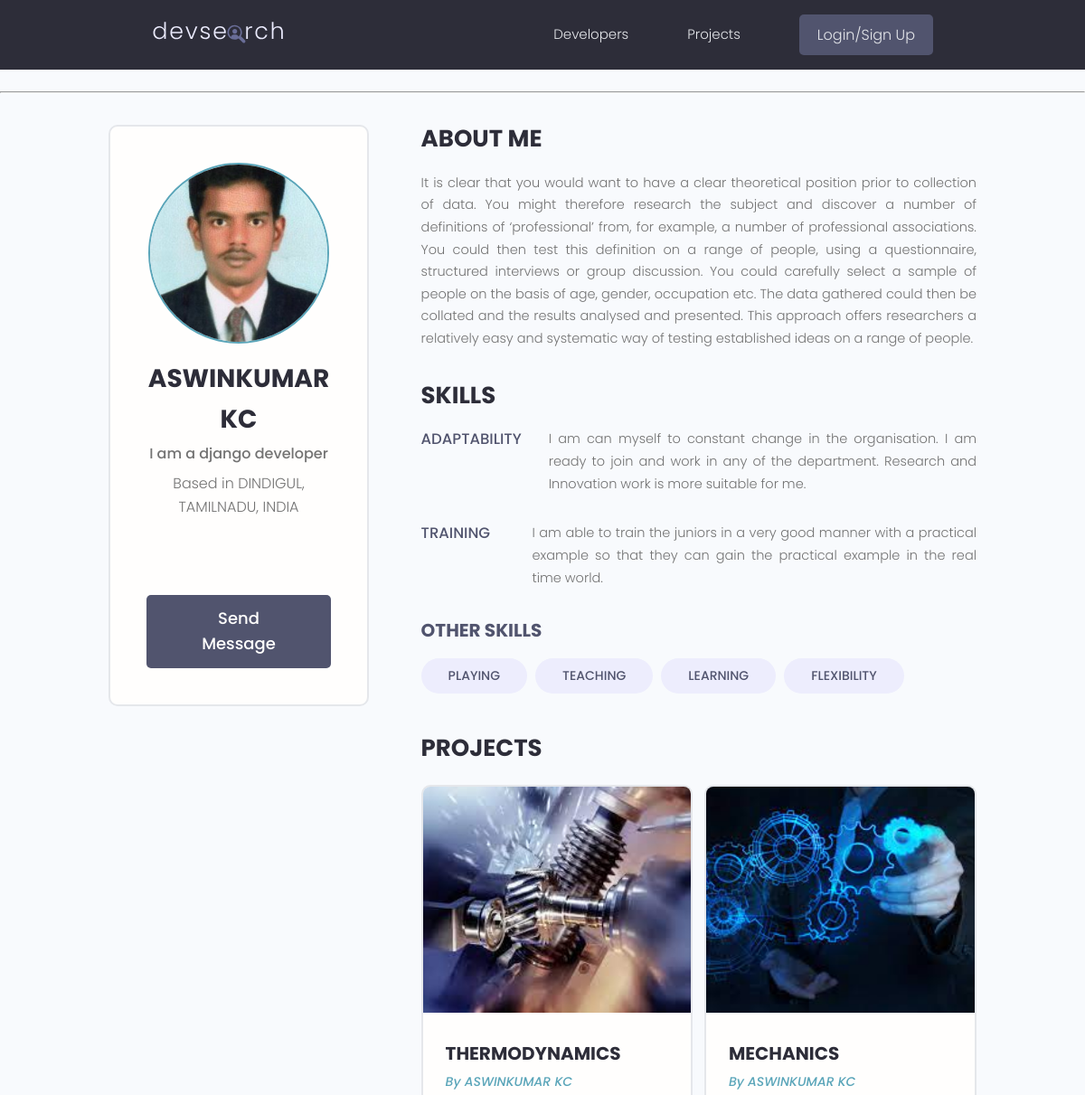
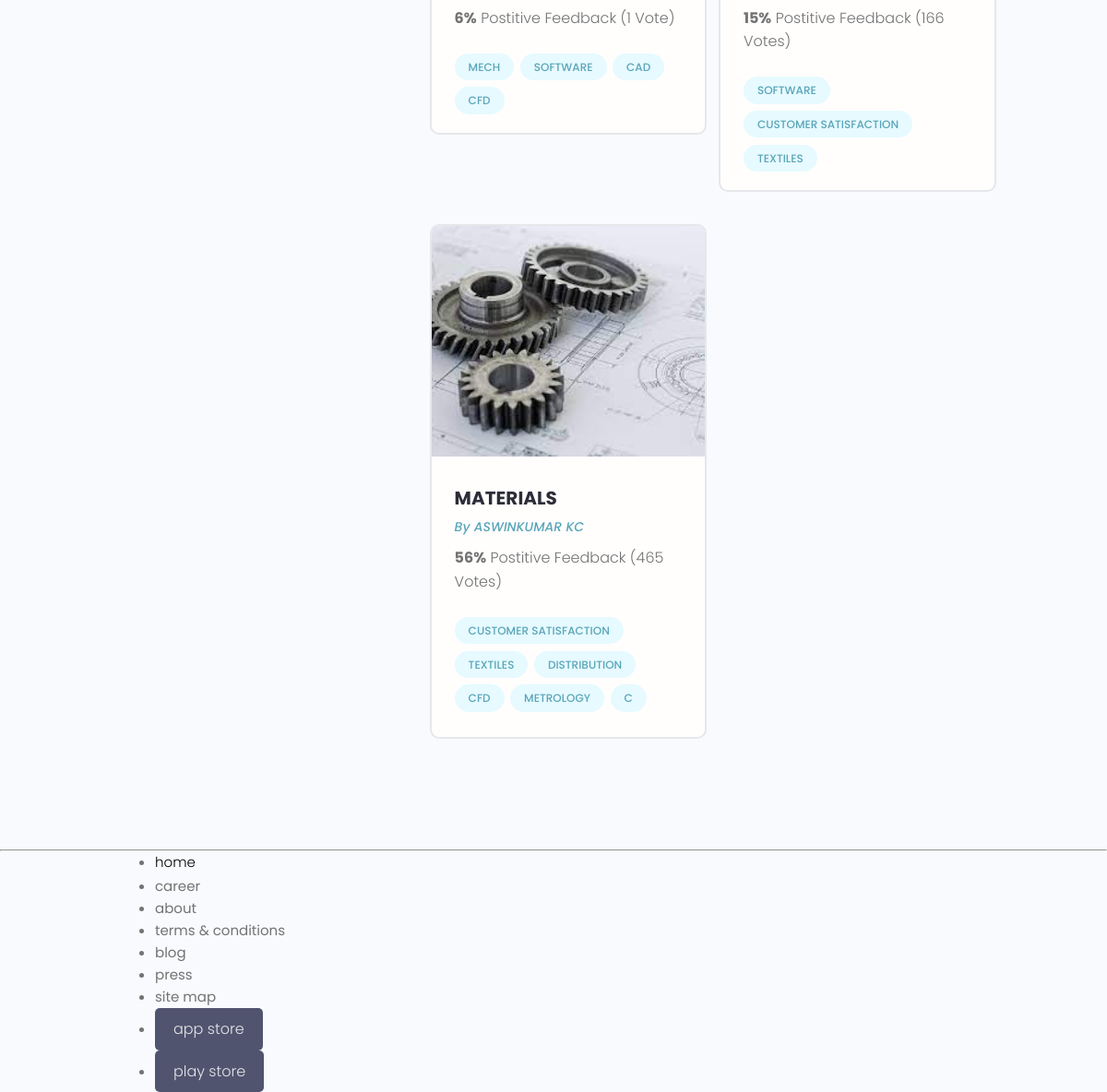
/single-profile/13/, run on the app's committed database (2 pictures, top to bottom).
### users/models.py (models this page shows, shortened)
class Profile(models.Model):
    user = models.OneToOneField(User,on_delete=models.CASCADE,null=True,blank=True)
    name = models.CharField(max_length=200)
    username = models.CharField(max_length=200,null=True,blank=True)
    email = models.EmailField(null=True,blank=True)
    profile_image = models.ImageField(upload_to='profiles',default='profiles/download.png',null=True,blank=True)
    short_intro = models.CharField(max_length=2000,null=True,blank=True)
    bio = models.TextField(null=True,blank=True)
    location = models.CharField(max_length=500,null=True,blank=True)
    social_github = models.CharField(max_length=2000,null=True,blank=True)
    social_twitter = models.CharField(max_length=2000,null=True,blank=True)
    social_youtube = models.CharField(max_length=2000,null=True,blank=True)
    social_linkedin = models.CharField(max_length=2000,null=True,blank=True)
    social_website = models.CharField(max_length=2000,null=True,blank=True)
    created = models.DateTimeField(auto_now_add=True)

class Skill(models.Model):
    owner = models.ForeignKey(Profile, on_delete=models.CASCADE,null=True,blank=True)
    name = models.CharField(max_length=200)
    description = models.TextField(null=True,blank=True)
    created = models.DateTimeField(auto_now_add=True)

### project1/models.py (models this page shows, shortened)
class Project(models.Model):
    project_type = [('static','static application'),
                    ('dynamic','web application')
    ]
    owner = models.ForeignKey(Profile,on_delete=models.CASCADE,null=True,blank=True)
    title = models.CharField (max_length=500)
    description = models.TextField (max_length=5000,null=True,blank=True)
    image = models.ImageField (upload_to='photos/', default='photos/download.jpg',null=True,blank=True)
    demo_link = models.CharField (max_length=2000,null=True,blank=True)
    source_link = models.CharField (max_length=2000,null=True,blank=True)
    tags= models.ManyToManyField('Tag',blank=True)
    created = models.DateTimeField (auto_now_add=True)
    vote_total = models.IntegerField (default=0,null=True,blank=True)
    vote_ratio = models.IntegerField (default=0,null=True,blank=True)
    type = models.CharField (max_length=30,choices=project_type,null=True,blank=True)

class Tag(models.Model):
    name=models.CharField(max_length=500)
    created = models.DateTimeField (auto_now_add=True)
    def __str__(self):
        return self.name

### users/views.py (the view)
# urls.py: path('',views.profiles,name='all-profile'),
def profile(request,pk):
    profile = Profile.objects.get(id=pk)
    topskill = profile.skill_set.exclude(description='')
    otherskill = profile.skill_set.filter(description='')
    context={ 'profile': profile,
              'topskill' : topskill, 'otherskill' : otherskill,
    }
    return render(request,'users/single-profile.html',context)

### users/templates/users/single-profile.html (shortened to what this page needs)
{% extends 'main.html' %}
{% block content %}
  <main class="profile my-md">
    <div class="container">
      <div class="layout">
        <div class="column column--1of3">
          <div class="card text-center">
            <div class="card__body dev">
              <img class="avatar avatar--xl" src="{{profile.profile_image.url}}" />
              <h2 class="dev__name">{{profile.name}}</h2>
              <p class="dev__title">{{profile.short_intro}}</p>
              <p class="dev__location">Based in {{profile.location}}</p>
              <ul class="dev__social">
              </ul>
             {% if profile != request.user.profile %}
             <a href="{% url 'users:create-message' profile.id %}" class="btn btn--sub btn--lg">Send Message </a>
             {% endif %}
            </div>
          </div>
        </div>
        <div class="column column--2of3">
          <div class="devInfo">
            <h3 class="devInfo__title">About Me</h3>
            <p class="devInfo__about">
              {{profile.bio}}
            </p>
          </div>
          <div class="devInfo">
            <h3 class="devInfo__title">Skills</h3>
            <div class="devInfo__skills">
              {% for skill in topskill %}
              <div class="devSkill">
                <h4 class="devSkill__title">{{skill.name}}</h4>
                <p class="devSkill__info">
                  {{skill.description}}
                </p>
              </div>
              {% endfor %}
              <h3 class="devInfo__subtitle">Other Skills</h3>
              <div class="devInfo__otherSkills">
                {% for skill in otherskill %}
                <span class="tag tag--pill tag--sub tag--lg">
                  <small>{{skill.name}}</small>
                </span>
                {% endfor %}
              </div>
            </div>
          </div>
          <div class="devInfo">
            <h3 class="devInfo__title">Projects</h3>
            <div class="grid grid--two">
               {% for project in profile.project_set.all %}
              <div class="column">
                <div class="card project">
                  <a href="{% url 'project1:project3' project.id %} " class="project">
                    <img class="project__thumbnail" src="{{project.image.url}}" alt="project thumbnail" />
                    <div class="card__body">
                      <h3 class="project__title">{{project.title}}</h3>
                      <p><a class="project__author" href="{% url 'users:single-profile' project.owner.id %}">By {{project.owner.name}}</a></p>
                      <p class="project--rating">
                        <span style="font-weight: bold;">{{project.vote_ratio}}%</span> Postitive
                        Feedback ({{project.vote_total}} Vote{{project.vote_total|pluralize:"s"}})
                      </p>
                      <div class="project__tags">
                        {% for tag in project.tags.all %}
                        <span class="tag tag--pill tag--main">
                          <small>{{tag}}</small>
                        </span>
                        {% endfor %}
                      </div>
                    </div>
                  </a>
                </div>
              </div>
              {% endfor %}
            </div>
          </div>
        </div>
      </div>
    </div>
  </main>
{% endblock %}

### static/styles/app.css (style rules this page uses)
:root { --color-sub: #2d2d39; }
.btn--sub { background-color: var(--color-sub-light); }
.card { border: 2px solid var(--color-light); }
img { width: 100%; }
.profile .card > .dev { padding: 4rem; }
.dev__name { color: var(--color-sub); font-size: 2.8rem; font-weight: 700; margin-top: 1rem; margin-bottom: 0.5rem; }
.dev__title { font-size: 1.6rem; font-weight: 500; line-height: 1.3; }
.dev__location { margin-top: 1rem; }
.dev__social { margin: 3rem 0; list-style: none; display: flex; justify-content: center; gap: 1.5rem; }
.devInfo { margin-bottom: 3rem; }
.devInfo__title, .devInfo__subtitle { font-size: 2.6rem; color: var(--color-sub); text-transform: uppercase; font-weight: 700; margin-bottom: 1.5rem; }
.devInfo__subtitle { font-size: 2rem; color: var(--color-sub-light); }
.devInfo__about, .devSkill__info { font-size: 1.45rem; line-height: 1.7; text-align: justify; }
.devSkill { margin-bottom: 3rem; }
.devSkill__title { font-size: 1.65rem; font-weight: 500; color: var(--color-sub-light); }
@media screen and (min-width: 700px) { .devSkill { display: flex; justify-content: space-between; gap: 3rem; } }
@media screen and (min-width: 700px) { .devSkill__info { flex-basis: 80%; } }
.project__author { font-size: 1.4rem; font-style: italic; }
.project--rating { margin-bottom: 1.6em; margin-top: .5em; }
.project__thumbnail { height: 25rem; object-fit: cover; object-position: top center; }
.project__title { font-size: 2rem; font-weight: 700; color: var(--color-sub); }

### static/uikit/styles/modules/_variables.css (style rules this page uses)
:root { --color-main: #5aa5b9; --color-main-light: #e6faff; --color-sub: #3f4156; --color-sub-light: #51546e; --color-sub-lighter: #ededfd; --color-text: #737373; --color-gray: #8b8b8b; --color-light: #e5e7eb; --color-light-gray: #767676; --color-bg: #f8fafd; --color-white: #fffefd; --color-white-light: #f3f3f3; --color-success: #359e64; --color-success-bg: #def8e8; --color-error: #fc4b0b; --color-error-bg: #fff2ee; --font-base: 'Poppins', arial, helvetica, 'Segoe UI', roboto, ubuntu, sans-serif; --font-monospace: 'Fira Code', 'Courier New', courier, monospace; --font-regular: 300; --font-medium: 500; --font-bold: 700; --generic-shadow: 1px 1px 5px #00000010; --generic-transition: all 0.3s ease-in-out; }

### static/uikit/styles/modules/_base.css (style rules this page uses)
* { margin: 0; padding: 0; box-sizing: border-box; text-rendering: optimizeLegibility; color: inherit; font-size: inherit; }
html { font-size: 50%; }
@media only screen and (min-width: 480px) { html { font-size: 56.25%; } }
@media only screen and (min-width: 1200px) { html { font-size: 62.5%; } }
body { line-height: 1.6; font-weight: 400; font-size: 1.5rem; color: var(--color-text); background-color: var(--color-bg); min-height: 100vh; }

### static/uikit/styles/modules/_typography.css (style rules this page uses)
* { font-family: var(--font-base); }
h2 { font-size: 3.6rem; font-weight: var(--font-bold); }
h3 { font-size: 3.2rem; font-weight: var(--font-medium); }
h4 { font-size: 2.8rem; font-weight: var(--font-medium); }
p, span, strong { font-size: 1.6rem; color: var(--color-text); font-weight: var(--font-regular); }
a { padding-bottom: 2px; text-decoration: none; display: inline-block; color: var(--color-main); font-weight: var(--font-medium); }

### static/uikit/styles/modules/_utilities.css (style rules this page uses)
.container { width: 92%; max-width: 165rem; margin: 0 auto; box-sizing: border-box; }
@media screen and (min-width: 1000px) { .container { width: 90%; } }
@media screen and (min-width: 1200px) { .container { width: 80%; } }
.text-center { text-align: center; }
.my-md { margin: 3rem auto; }

### static/uikit/styles/modules/_avatar.css (style rules this page uses)
.avatar { border-radius: 50%; border: 2px solid var(--color-main); object-fit: cover; }
.avatar--xl { height: 20rem; width: 20rem; }

### static/uikit/styles/modules/_button.css (style rules this page uses)
.btn { display: inline-block; position: relative; cursor: pointer; background-color: var(--color-light); font-weight: var(--font-medium); color: var(--color-sub); text-decoration: none; padding: 1rem 2rem; border-radius: 0.5rem; border: none; width: -webkit-fit-content; width: -moz-fit-content; width: fit-content; height: -webkit-fit-content; height: -moz-fit-content; height: fit-content; font-size: 1.6rem; outline-width: 0; outline-color: transparent; -webkit-backface-visibility: hidden; backface-visibility: hidden; transition: all 0.3s ease-in-out; }
.btn--sub { background-color: var(--color-sub); color: var(--color-white); }
.btn--lg { font-size: 1.8rem; padding: 1.2rem 4.5rem; }

### static/uikit/styles/modules/_card.css (style rules this page uses)
.card { border-radius: 1rem; background-color: var(--color-white); border: 1.5px solid var(--color-light); width: auto; height: auto; margin-top: 0.5rem; margin-bottom: 0.5rem; overflow: hidden; }
.card__body, .card__header { padding: 2rem 2.5rem; }

### data on the page
Profile: profile_image (picture), name "ASWINKUMAR KC", short_intro "I am a django developer", location "DINDIGUL, TAMILNADU, INDIA", bio "It is clear that you would want to have a clear theoretical position prior to collection of data. You might therefore research the subject and discover a number of definitions of ‘professional’ from, for example, a number of professional associations. You could then test this definition on a range of people, using a questionnaire, structured interviews or group discussion. You could carefully select a sample of people on the basis of age, gender, occupation etc. The data gathered could then be collated and the results analysed and presented. This approach offers researchers a relatively easy and systematic way of testing established ideas on a range of people."
Skill: name "ADAPTABILITY", description "I am can myself to constant change in the organisation. I am ready to join and work in any of the department. Research and Innovation work is more suitable for me."
Skill: name "TRAINING", description "I am able to train the juniors in a very good manner with a practical example so that they can gain the practical example in the real time world."
Skill: name "PLAYING"
Skill: name "TEACHING"
Skill: name "LEARNING"
Skill: name "FLEXIBILITY"
Project: image (picture), title "THERMODYNAMICS", owner.name "ASWINKUMAR KC", vote_ratio "6", vote_total "1"
Tag: name "MECH"
Tag: name "SOFTWARE"
Tag: name "CAD"
Tag: name "CFD"
Project: image (picture), title "MECHANICS", owner.name "ASWINKUMAR KC", vote_ratio "15", vote_total "166"
Tag: name "CUSTOMER SATISFACTION"
Tag: name "TEXTILES"
Project: image (picture), title "MATERIALS", owner.name "ASWINKUMAR KC", vote_ratio "56", vote_total "465"
Tag: name "DISTRIBUTION"
Tag: name "METROLOGY"
Tag: name "C"
